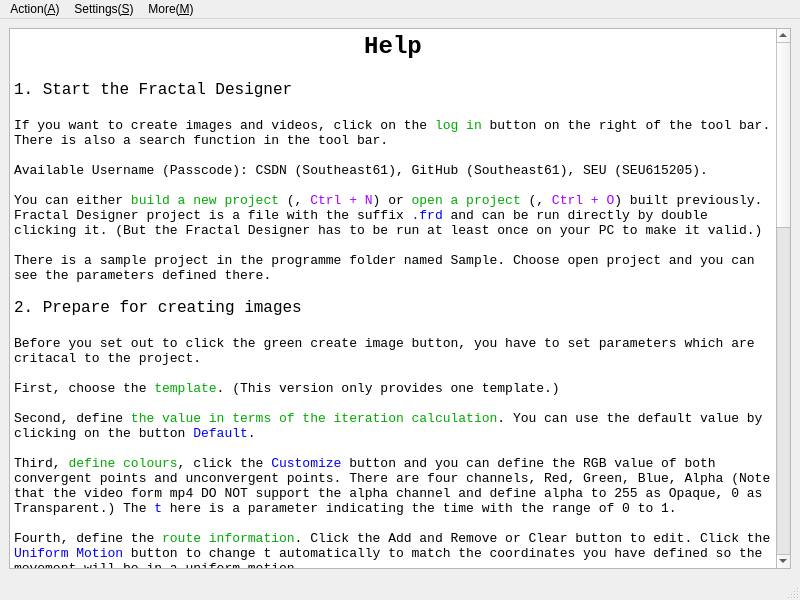
 <widget class="QMainWindow" name="Help">
  <property name="geometry">
   <rect>
    <x>0</x>
    <y>0</y>
    <width>800</width>
    <height>600</height>
   </rect>
  </property>
  <property name="windowTitle">
   <string>Help</string>
  </property>
  <property name="windowIcon">
   <iconset resource="Icon_resources.qrc">
    <normaloff>:/icon/Menu Icon/Help.svg</normaloff>:/icon/Menu Icon/Help.svg</iconset>
  </property>
  <property name="locale">
   <locale language="English" country="Zimbabwe"/>
  </property>
  <widget class="QWidget" name="centralwidget">
   <layout class="QGridLayout" name="gridLayout">
    <item row="0" column="0">
     <widget class="QTextEdit" name="textEdit">
      <property name="font">
       <font>
        <family>Consolas</family>
        <pointsize>12</pointsize>
       </font>
      </property>
      <property name="focusPolicy">
       <enum>Qt::NoFocus</enum>
      </property>
      <property name="html">
       <string>&lt;!DOCTYPE HTML PUBLIC &quot;-//W3C//DTD HTML 4.0//EN&quot; &quot;http://www.w3.org/TR/REC-html40/strict.dtd&quot;&gt;
&lt;html&gt;&lt;head&gt;&lt;meta name=&quot;qrichtext&quot; content=&quot;1&quot; /&gt;&lt;style type=&quot;text/css&quot;&gt;
p, li { white-space: pre-wrap; }
&lt;/style&gt;&lt;/head&gt;&lt;body style=&quot; font-family:'Consolas'; font-size:12pt; font-weight:400; font-style:normal;&quot;&gt;
&lt;p align=&quot;center&quot; style=&quot; margin-top:0px; margin-bottom:0px; margin-left:0px; margin-right:0px; -qt-block-indent:0; text-indent:0px;&quot;&gt;&lt;span style=&quot; font-size:18pt; font-weight:600;&quot;&gt;Help&lt;/span&gt;&lt;/p&gt;
&lt;p align=&quot;center&quot; style=&quot;-qt-paragraph-type:empty; margin-top:0px; margin-bottom:0px; margin-left:0px; margin-right:0px; -qt-block-indent:0; text-indent:0px;&quot;&gt;&lt;br /&gt;&lt;/p&gt;
&lt;p style=&quot; margin-top:0px; margin-bottom:0px; margin-left:0px; margin-right:0px; -qt-block-indent:0; text-indent:0px;&quot;&gt;1. Start the Fractal Designer&lt;/p&gt;
&lt;p style=&quot;-qt-paragraph-type:empty; margin-top:0px; margin-bottom:0px; margin-left:0px; margin-right:0px; -qt-block-indent:0; text-indent:0px;&quot;&gt;&lt;br /&gt;&lt;/p&gt;
&lt;p style=&quot; margin-top:0px; margin-bottom:0px; margin-left:0px; margin-right:0px; -qt-block-indent:0; text-indent:0px;&quot;&gt;&lt;span style=&quot; font-size:10pt;&quot;&gt;If you want to create images and videos, click on the &lt;/span&gt;&lt;span style=&quot; font-size:10pt; color:#00aa00;&quot;&gt;log in&lt;/span&gt;&lt;span style=&quot; font-size:10pt;&quot;&gt; button on the right of the tool bar. There is also a search function in the tool bar.&lt;/span&gt;&lt;/p&gt;
&lt;p style=&quot;-qt-paragraph-type:empty; margin-top:0px; margin-bottom:0px; margin-left:0px; margin-right:0px; -qt-block-indent:0; text-indent:0px; font-size:10pt;&quot;&gt;&lt;br /&gt;&lt;/p&gt;
&lt;p style=&quot; margin-top:0px; margin-bottom:0px; margin-left:0px; margin-right:0px; -qt-block-indent:0; text-indent:0px;&quot;&gt;&lt;span style=&quot; font-size:10pt;&quot;&gt;Available Username (Passcode): CSDN (Southeast61), GitHub (Southeast61), SEU (SEU615205).&lt;/span&gt;&lt;/p&gt;
&lt;p style=&quot;-qt-paragraph-type:empty; margin-top:0px; margin-bottom:0px; margin-left:0px; margin-right:0px; -qt-block-indent:0; text-indent:0px; font-size:10pt;&quot;&gt;&lt;br /&gt;&lt;/p&gt;
&lt;p style=&quot; margin-top:0px; margin-bottom:0px; margin-left:0px; margin-right:0px; -qt-block-indent:0; text-indent:0px;&quot;&gt;&lt;span style=&quot; font-size:10pt;&quot;&gt;You can either &lt;/span&gt;&lt;span style=&quot; font-size:10pt; color:#00aa00;&quot;&gt;build a new project&lt;/span&gt;&lt;span style=&quot; font-size:10pt;&quot;&gt; (&lt;/span&gt;&lt;img src=&quot;:/icon/Menu Icon/New.svg&quot; /&gt;&lt;span style=&quot; font-size:10pt;&quot;&gt;, &lt;/span&gt;&lt;span style=&quot; font-size:10pt; color:#aa00ff;&quot;&gt;Ctrl + N&lt;/span&gt;&lt;span style=&quot; font-size:10pt;&quot;&gt;) or &lt;/span&gt;&lt;span style=&quot; font-size:10pt; color:#00aa00;&quot;&gt;open a project&lt;/span&gt;&lt;span style=&quot; font-size:10pt;&quot;&gt; (&lt;/span&gt;&lt;img src=&quot;:/icon/Menu Icon/Open.svg&quot; /&gt;&lt;span style=&quot; font-size:10pt;&quot;&gt;, &lt;/span&gt;&lt;span style=&quot; font-size:10pt; color:#aa00ff;&quot;&gt;Ctrl + O&lt;/span&gt;&lt;span style=&quot; font-size:10pt;&quot;&gt;) built previously. Fractal Designer project is a file with the suffix &lt;/span&gt;&lt;span style=&quot; font-size:10pt; color:#0000ff;&quot;&gt;.frd&lt;/span&gt;&lt;span style=&quot; font-size:10pt;&quot;&gt; and can be run directly by double clicking it. (But the Fractal Designer has to be run at least once on your PC to make it valid.)&lt;/span&gt;&lt;/p&gt;
&lt;p style=&quot;-qt-paragraph-type:empty; margin-top:0px; margin-bottom:0px; margin-left:0px; margin-right:0px; -qt-block-indent:0; text-indent:0px; font-size:10pt;&quot;&gt;&lt;br /&gt;&lt;/p&gt;
&lt;p style=&quot; margin-top:0px; margin-bottom:0px; margin-left:0px; margin-right:0px; -qt-block-indent:0; text-indent:0px;&quot;&gt;&lt;span style=&quot; font-size:10pt;&quot;&gt;There is a sample project in the programme folder named Sample. Choose open project and you can see the parameters defined there.&lt;/span&gt;&lt;/p&gt;
&lt;p style=&quot;-qt-paragraph-type:empty; margin-top:0px; margin-bottom:0px; margin-left:0px; margin-right:0px; -qt-block-indent:0; text-indent:0px; font-size:10pt;&quot;&gt;&lt;br /&gt;&lt;/p&gt;
&lt;p style=&quot; margin-top:0px; margin-bottom:0px; margin-left:0px; margin-right:0px; -qt-block-indent:0; text-indent:0px;&quot;&gt;2. Prepare for creating images&lt;/p&gt;
&lt;p style=&quot;-qt-paragraph-type:empty; margin-top:0px; margin-bottom:0px; margin-left:0px; margin-right:0px; -qt-block-indent:0; text-indent:0px;&quot;&gt;&lt;br /&gt;&lt;/p&gt;
&lt;p style=&quot; margin-top:0px; margin-bottom:0px; margin-left:0px; margin-right:0px; -qt-block-indent:0; text-indent:0px;&quot;&gt;&lt;span style=&quot; font-size:10pt;&quot;&gt;Before you set out to click the green create image button, you have to set parameters which are critacal to the project.&lt;/span&gt;&lt;/p&gt;
&lt;p style=&quot;-qt-paragraph-type:empty; margin-top:0px; margin-bottom:0px; margin-left:0px; margin-right:0px; -qt-block-indent:0; text-indent:0px; font-size:10pt;&quot;&gt;&lt;br /&gt;&lt;/p&gt;
&lt;p style=&quot; margin-top:0px; margin-bottom:0px; margin-left:0px; margin-right:0px; -qt-block-indent:0; text-indent:0px;&quot;&gt;&lt;span style=&quot; font-size:10pt;&quot;&gt;First, choose the &lt;/span&gt;&lt;span style=&quot; font-size:10pt; color:#00aa00;&quot;&gt;template&lt;/span&gt;&lt;span style=&quot; font-size:10pt;&quot;&gt;. (This version only provides one template.)&lt;/span&gt;&lt;/p&gt;
&lt;p style=&quot;-qt-paragraph-type:empty; margin-top:0px; margin-bottom:0px; margin-left:0px; margin-right:0px; -qt-block-indent:0; text-indent:0px; font-size:10pt;&quot;&gt;&lt;br /&gt;&lt;/p&gt;
&lt;p style=&quot; margin-top:0px; margin-bottom:0px; margin-left:0px; margin-right:0px; -qt-block-indent:0; text-indent:0px;&quot;&gt;&lt;span style=&quot; font-size:10pt;&quot;&gt;Second, define &lt;/span&gt;&lt;span style=&quot; font-size:10pt; color:#00aa00;&quot;&gt;the value in terms of the iteration calculation&lt;/span&gt;&lt;span style=&quot; font-size:10pt;&quot;&gt;. You can use the default value by clicking on the button &lt;/span&gt;&lt;span style=&quot; font-size:10pt; color:#0000ff;&quot;&gt;Default&lt;/span&gt;&lt;span style=&quot; font-size:10pt;&quot;&gt;.&lt;/span&gt;&lt;/p&gt;
&lt;p style=&quot;-qt-paragraph-type:empty; margin-top:0px; margin-bottom:0px; margin-left:0px; margin-right:0px; -qt-block-indent:0; text-indent:0px; font-size:10pt;&quot;&gt;&lt;br /&gt;&lt;/p&gt;
&lt;p style=&quot; margin-top:0px; margin-bottom:0px; margin-left:0px; margin-right:0px; -qt-block-indent:0; text-indent:0px;&quot;&gt;&lt;span style=&quot; font-size:10pt;&quot;&gt;Third, &lt;/span&gt;&lt;span style=&quot; font-size:10pt; color:#00aa00;&quot;&gt;define colours&lt;/span&gt;&lt;span style=&quot; font-size:10pt;&quot;&gt;, click the &lt;/span&gt;&lt;span style=&quot; font-size:10pt; color:#0000ff;&quot;&gt;Customize&lt;/span&gt;&lt;span style=&quot; font-size:10pt;&quot;&gt; button and you can define the RGB value of both convergent points and unconvergent points. There are four channels, Red, Green, Blue, Alpha (Note that the video form mp4 DO NOT support the alpha channel and define alpha to 255 as Opaque, 0 as Transparent.) The &lt;/span&gt;&lt;span style=&quot; font-size:10pt; color:#0000ff;&quot;&gt;t&lt;/span&gt;&lt;span style=&quot; font-size:10pt;&quot;&gt; here is a parameter indicating the time with the range of 0 to 1.&lt;/span&gt;&lt;/p&gt;
&lt;p style=&quot;-qt-paragraph-type:empty; margin-top:0px; margin-bottom:0px; margin-left:0px; margin-right:0px; -qt-block-indent:0; text-indent:0px; font-size:10pt;&quot;&gt;&lt;br /&gt;&lt;/p&gt;
&lt;p style=&quot; margin-top:0px; margin-bottom:0px; margin-left:0px; margin-right:0px; -qt-block-indent:0; text-indent:0px;&quot;&gt;&lt;span style=&quot; font-size:10pt;&quot;&gt;Fourth, define the &lt;/span&gt;&lt;span style=&quot; font-size:10pt; color:#00aa00;&quot;&gt;route information&lt;/span&gt;&lt;span style=&quot; font-size:10pt;&quot;&gt;. Click the Add and Remove or Clear button to edit. Click the &lt;/span&gt;&lt;span style=&quot; font-size:10pt; color:#0000ff;&quot;&gt;Uniform Motion&lt;/span&gt;&lt;span style=&quot; font-size:10pt;&quot;&gt; button to change t automatically to match the coordinates you have defined so the movement will be in a uniform motion.&lt;/span&gt;&lt;/p&gt;
&lt;p style=&quot; margin-top:0px; margin-bottom:0px; margin-left:0px; margin-right:0px; -qt-block-indent:0; text-indent:0px;&quot;&gt;&lt;span style=&quot; font-size:10pt; font-weight:600;&quot;&gt;t&lt;/span&gt;&lt;span style=&quot; font-size:10pt;&quot;&gt;      time (0 to 1)&lt;/span&gt;&lt;/p&gt;
&lt;p style=&quot; margin-top:0px; margin-bottom:0px; margin-left:0px; margin-right:0px; -qt-block-indent:0; text-indent:0px;&quot;&gt;&lt;span style=&quot; font-size:10pt; font-weight:600;&quot;&gt;x&lt;/span&gt;&lt;span style=&quot; font-size:10pt;&quot;&gt;      centre coordinate X&lt;/span&gt;&lt;/p&gt;
&lt;p style=&quot; margin-top:0px; margin-bottom:0px; margin-left:0px; margin-right:0px; -qt-block-indent:0; text-indent:0px;&quot;&gt;&lt;span style=&quot; font-size:10pt; font-weight:600;&quot;&gt;y&lt;/span&gt;&lt;span style=&quot; font-size:10pt;&quot;&gt;      centre coordinate Y&lt;/span&gt;&lt;/p&gt;
&lt;p style=&quot; margin-top:0px; margin-bottom:0px; margin-left:0px; margin-right:0px; -qt-block-indent:0; text-indent:0px;&quot;&gt;&lt;span style=&quot; font-size:10pt; font-weight:600;&quot;&gt;angle&lt;/span&gt;&lt;span style=&quot; font-size:10pt;&quot;&gt;  the rotating angle (The positive direction is counterclockwise.)&lt;/span&gt;&lt;/p&gt;
&lt;p style=&quot; margin-top:0px; margin-bottom:0px; margin-left:0px; margin-right:0px; -qt-block-indent:0; text-indent:0px;&quot;&gt;&lt;span style=&quot; font-size:10pt; font-weight:600;&quot;&gt;width&lt;/span&gt;&lt;span style=&quot; font-size:10pt;&quot;&gt;  the width of the image&lt;/span&gt;&lt;/p&gt;
&lt;p style=&quot; margin-top:0px; margin-bottom:0px; margin-left:0px; margin-right:0px; -qt-block-indent:0; text-indent:0px;&quot;&gt;&lt;span style=&quot; font-size:10pt; font-weight:600;&quot;&gt;v rate&lt;/span&gt;&lt;span style=&quot; font-size:10pt;&quot;&gt; a value indicating the change of speed. (Normally, it is between -1 to 1. A positive value means slow to fast and vice versa.)&lt;/span&gt;&lt;/p&gt;
&lt;p style=&quot;-qt-paragraph-type:empty; margin-top:0px; margin-bottom:0px; margin-left:0px; margin-right:0px; -qt-block-indent:0; text-indent:0px; font-size:10pt;&quot;&gt;&lt;br /&gt;&lt;/p&gt;
&lt;p style=&quot; margin-top:0px; margin-bottom:0px; margin-left:0px; margin-right:0px; -qt-block-indent:0; text-indent:0px;&quot;&gt;&lt;span style=&quot; font-size:10pt;&quot;&gt;Tips:&lt;/span&gt;&lt;/p&gt;
&lt;p style=&quot; margin-top:0px; margin-bottom:0px; margin-left:0px; margin-right:0px; -qt-block-indent:0; text-indent:0px;&quot;&gt;&lt;span style=&quot; font-size:10pt;&quot;&gt;1. The invalid setting of t or width will be marked in the colour red.&lt;/span&gt;&lt;/p&gt;
&lt;p style=&quot; margin-top:0px; margin-bottom:0px; margin-left:0px; margin-right:0px; -qt-block-indent:0; text-indent:0px;&quot;&gt;&lt;span style=&quot; font-size:10pt;&quot;&gt;2. Remove button will only remove the last row.&lt;/span&gt;&lt;/p&gt;
&lt;p style=&quot; margin-top:0px; margin-bottom:0px; margin-left:0px; margin-right:0px; -qt-block-indent:0; text-indent:0px;&quot;&gt;&lt;span style=&quot; font-size:10pt;&quot;&gt;3. You can click on the table header to sort the table content.&lt;/span&gt;&lt;/p&gt;
&lt;p style=&quot; margin-top:0px; margin-bottom:0px; margin-left:0px; margin-right:0px; -qt-block-indent:0; text-indent:0px;&quot;&gt;&lt;span style=&quot; font-size:10pt;&quot;&gt;4. Use the sorting function well so you can add and remove rows easily.&lt;/span&gt;&lt;/p&gt;
&lt;p style=&quot; margin-top:0px; margin-bottom:0px; margin-left:0px; margin-right:0px; -qt-block-indent:0; text-indent:0px;&quot;&gt;&lt;span style=&quot; font-size:10pt;&quot;&gt;5. You can use the &lt;/span&gt;&lt;span style=&quot; font-size:10pt; color:#0000ff;&quot;&gt;Route Tool&lt;/span&gt;&lt;span style=&quot; font-size:10pt;&quot;&gt; (&lt;/span&gt;&lt;img src=&quot;:/Menu Icon/Route_Tool.svg&quot; /&gt;&lt;span style=&quot; font-size:10pt;&quot;&gt;, &lt;/span&gt;&lt;span style=&quot; font-size:10pt; color:#aa00ff;&quot;&gt;Ctrl + T&lt;/span&gt;&lt;span style=&quot; font-size:10pt;&quot;&gt;) which has the icon of a hammer to assist you. You can drag the image to move, and use the wheel to change the size of the image (the centre point remains the same and this needs additional click of the &lt;/span&gt;&lt;span style=&quot; font-size:10pt; color:#0000ff;&quot;&gt;View&lt;/span&gt;&lt;span style=&quot; font-size:10pt;&quot;&gt; button). Double click to set this point as the the centre point (this needs additional click of the &lt;/span&gt;&lt;span style=&quot; font-size:10pt; color:#0000ff;&quot;&gt;View&lt;/span&gt;&lt;span style=&quot; font-size:10pt;&quot;&gt; button).&lt;/span&gt;&lt;/p&gt;
&lt;p style=&quot;-qt-paragraph-type:empty; margin-top:0px; margin-bottom:0px; margin-left:0px; margin-right:0px; -qt-block-indent:0; text-indent:0px; font-size:10pt;&quot;&gt;&lt;br /&gt;&lt;/p&gt;
&lt;p style=&quot; margin-top:0px; margin-bottom:0px; margin-left:0px; margin-right:0px; -qt-block-indent:0; text-indent:0px;&quot;&gt;&lt;span style=&quot; font-size:10pt;&quot;&gt;Please note that in this version (v 5.1), the v rate only supports angle.&lt;/span&gt;&lt;/p&gt;
&lt;p style=&quot;-qt-paragraph-type:empty; margin-top:0px; margin-bottom:0px; margin-left:0px; margin-right:0px; -qt-block-indent:0; text-indent:0px; font-size:10pt;&quot;&gt;&lt;br /&gt;&lt;/p&gt;
&lt;p style=&quot; margin-top:0px; margin-bottom:0px; margin-left:0px; margin-right:0px; -qt-block-indent:0; text-indent:0px;&quot;&gt;&lt;span style=&quot; font-size:10pt;&quot;&gt;Fifth, define &lt;/span&gt;&lt;span style=&quot; font-size:10pt; color:#00aa00;&quot;&gt;other information&lt;/span&gt;&lt;span style=&quot; font-size:10pt;&quot;&gt; related to the project.&lt;/span&gt;&lt;/p&gt;
&lt;p style=&quot;-qt-paragraph-type:empty; margin-top:0px; margin-bottom:0px; margin-left:0px; margin-right:0px; -qt-block-indent:0; text-indent:0px; font-size:10pt;&quot;&gt;&lt;br /&gt;&lt;/p&gt;
&lt;p style=&quot; margin-top:0px; margin-bottom:0px; margin-left:0px; margin-right:0px; -qt-block-indent:0; text-indent:0px;&quot;&gt;&lt;span style=&quot; font-size:10pt;&quot;&gt;Remember to save (&lt;/span&gt;&lt;span style=&quot; font-size:10pt; color:#aa00ff;&quot;&gt;Ctrl + S&lt;/span&gt;&lt;span style=&quot; font-size:10pt;&quot;&gt;) the information you have defined.&lt;/span&gt;&lt;/p&gt;
&lt;p style=&quot;-qt-paragraph-type:empty; margin-top:0px; margin-bottom:0px; margin-left:0px; margin-right:0px; -qt-block-indent:0; text-indent:0px; font-size:10pt;&quot;&gt;&lt;br /&gt;&lt;/p&gt;
&lt;p style=&quot; margin-top:0px; margin-bottom:0px; margin-left:0px; margin-right:0px; -qt-block-indent:0; text-indent:0px;&quot;&gt;&lt;span style=&quot; font-size:10pt;&quot;&gt;Having done that, you can refresh (&lt;/span&gt;&lt;img src=&quot;:/Menu Icon/Refresh.svg&quot; /&gt;&lt;span style=&quot; font-size:10pt;&quot;&gt;, &lt;/span&gt;&lt;span style=&quot; font-size:10pt; color:#aa00ff;&quot;&gt;Ctrl + F5&lt;/span&gt;&lt;span style=&quot; font-size:10pt;&quot;&gt;) to preview your work. Dragging the slider, you can view colours at different t value. You can also set &lt;/span&gt;&lt;span style=&quot; font-size:10pt; color:#0000ff;&quot;&gt;Auto Refresh&lt;/span&gt;&lt;span style=&quot; font-size:10pt;&quot;&gt; in the Menu Image which enables the automatic refresh after t changes.&lt;/span&gt;&lt;/p&gt;
&lt;p style=&quot;-qt-paragraph-type:empty; margin-top:0px; margin-bottom:0px; margin-left:0px; margin-right:0px; -qt-block-indent:0; text-indent:0px; font-size:10pt;&quot;&gt;&lt;br /&gt;&lt;/p&gt;
&lt;p style=&quot; margin-top:0px; margin-bottom:0px; margin-left:0px; margin-right:0px; -qt-block-indent:0; text-indent:0px;&quot;&gt;3. Create images&lt;/p&gt;
&lt;p style=&quot;-qt-paragraph-type:empty; margin-top:0px; margin-bottom:0px; margin-left:0px; margin-right:0px; -qt-block-indent:0; text-indent:0px;&quot;&gt;&lt;br /&gt;&lt;/p&gt;
&lt;p style=&quot; margin-top:0px; margin-bottom:0px; margin-left:0px; margin-right:0px; -qt-block-indent:0; text-indent:0px;&quot;&gt;&lt;span style=&quot; font-size:10pt;&quot;&gt;Before creating images, you have to save the project first.&lt;/span&gt;&lt;/p&gt;
&lt;p style=&quot; margin-top:0px; margin-bottom:0px; margin-left:0px; margin-right:0px; -qt-block-indent:0; text-indent:0px;&quot;&gt;&lt;span style=&quot; font-size:10pt;&quot;&gt;Click on the green triangle (&lt;/span&gt;&lt;img src=&quot;:/icon/Menu Icon/Create Image.svg&quot; /&gt;&lt;span style=&quot; font-size:10pt;&quot;&gt;,&lt;/span&gt; &lt;span style=&quot; font-size:10pt; color:#aa00ff;&quot;&gt;Ctrl + B&lt;/span&gt;&lt;span style=&quot; font-size:10pt;&quot;&gt;), start &lt;/span&gt;&lt;span style=&quot; font-size:10pt; color:#00aa00;&quot;&gt;creating images&lt;/span&gt;&lt;span style=&quot; font-size:10pt;&quot;&gt;.&lt;/span&gt;&lt;/p&gt;
&lt;p style=&quot;-qt-paragraph-type:empty; margin-top:0px; margin-bottom:0px; margin-left:0px; margin-right:0px; -qt-block-indent:0; text-indent:0px; font-size:10pt;&quot;&gt;&lt;br /&gt;&lt;/p&gt;
&lt;p style=&quot; margin-top:0px; margin-bottom:0px; margin-left:0px; margin-right:0px; -qt-block-indent:0; text-indent:0px;&quot;&gt;&lt;span style=&quot; font-size:10pt;&quot;&gt;The red Stop button (&lt;/span&gt;&lt;img src=&quot;:/icon/Menu Icon/Stop.svg&quot; /&gt;&lt;span style=&quot; font-size:10pt;&quot;&gt;, &lt;/span&gt;&lt;span style=&quot; font-size:10pt; color:#aa00ff;&quot;&gt;Ctrl + .&lt;/span&gt;&lt;span style=&quot; font-size:10pt;&quot;&gt;) can stop the creating thread immediately. The thread can not be resumed, but you can use &lt;/span&gt;&lt;span style=&quot; font-size:10pt; color:#00aa00;&quot;&gt;Creating Images in Range&lt;/span&gt;&lt;span style=&quot; font-size:10pt;&quot;&gt; (&lt;/span&gt;&lt;img src=&quot;:/icon/Menu Icon/Create Images in Range.svg&quot; /&gt;&lt;span style=&quot; font-size:10pt;&quot;&gt;, &lt;/span&gt;&lt;span style=&quot; font-size:10pt; color:#aa00ff;&quot;&gt;Ctrl + Shift + B&lt;/span&gt;&lt;span style=&quot; font-size:10pt;&quot;&gt;) to specify the range of images.&lt;/span&gt;&lt;/p&gt;
&lt;p style=&quot;-qt-paragraph-type:empty; margin-top:0px; margin-bottom:0px; margin-left:0px; margin-right:0px; -qt-block-indent:0; text-indent:0px; font-size:10pt;&quot;&gt;&lt;br /&gt;&lt;/p&gt;
&lt;p style=&quot; margin-top:0px; margin-bottom:0px; margin-left:0px; margin-right:0px; -qt-block-indent:0; text-indent:0px;&quot;&gt;&lt;span style=&quot; font-size:10pt;&quot;&gt;This process can be time-consuming.&lt;/span&gt;&lt;/p&gt;
&lt;p style=&quot;-qt-paragraph-type:empty; margin-top:0px; margin-bottom:0px; margin-left:0px; margin-right:0px; -qt-block-indent:0; text-indent:0px; font-size:10pt;&quot;&gt;&lt;br /&gt;&lt;/p&gt;
&lt;p style=&quot; margin-top:0px; margin-bottom:0px; margin-left:0px; margin-right:0px; -qt-block-indent:0; text-indent:0px;&quot;&gt;4. Create video&lt;/p&gt;
&lt;p style=&quot;-qt-paragraph-type:empty; margin-top:0px; margin-bottom:0px; margin-left:0px; margin-right:0px; -qt-block-indent:0; text-indent:0px;&quot;&gt;&lt;br /&gt;&lt;/p&gt;
&lt;p style=&quot; margin-top:0px; margin-bottom:0px; margin-left:0px; margin-right:0px; -qt-block-indent:0; text-indent:0px;&quot;&gt;&lt;span style=&quot; font-size:10pt;&quot;&gt;Creating Video is based on FFmpeg. If you have not installed FFmpeg, find the &lt;/span&gt;&lt;span style=&quot; font-size:10pt; color:#0000ff;&quot;&gt;FFmpeg&lt;/span&gt;&lt;span style=&quot; font-size:10pt;&quot;&gt; option in Menu Video of the main window.&lt;/span&gt;&lt;/p&gt;
&lt;p style=&quot;-qt-paragraph-type:empty; margin-top:0px; margin-bottom:0px; margin-left:0px; margin-right:0px; -qt-block-indent:0; text-indent:0px; font-size:10pt;&quot;&gt;&lt;br /&gt;&lt;/p&gt;
&lt;p style=&quot; margin-top:0px; margin-bottom:0px; margin-left:0px; margin-right:0px; -qt-block-indent:0; text-indent:0px;&quot;&gt;&lt;span style=&quot; font-size:10pt;&quot;&gt;Define the video file name and the path. Click on the blue triangle (&lt;/span&gt;&lt;img src=&quot;:/icon/Menu Icon/Create Video.svg&quot; /&gt;&lt;span style=&quot; font-size:10pt;&quot;&gt;, &lt;/span&gt;&lt;span style=&quot; font-size:10pt; color:#aa00ff;&quot;&gt;Ctrl + B&lt;/span&gt;&lt;span style=&quot; font-size:10pt;&quot;&gt;), and if it works well, it will be finished within 3 minutes and possibly several seconds. But do be patient as the main window can not be clicked during creating the video.&lt;/span&gt;&lt;/p&gt;
&lt;p style=&quot; margin-top:0px; margin-bottom:0px; margin-left:0px; margin-right:0px; -qt-block-indent:0; text-indent:0px;&quot;&gt;&lt;span style=&quot; font-size:10pt;&quot;&gt;Sometimes the failure of creating video is due to the execution policy of PowerShell on your PC, you can run the PowerShell file &lt;/span&gt;&lt;span style=&quot; font-size:10pt; color:#0000ff;&quot;&gt;Create_Video.ps1&lt;/span&gt;&lt;span style=&quot; font-size:10pt;&quot;&gt; and &lt;/span&gt;&lt;span style=&quot; font-size:10pt; color:#0000ff;&quot;&gt;Add_Music.ps1 &lt;/span&gt;&lt;span style=&quot; font-size:10pt; color:#000000;&quot;&gt;which are in the video folder according to instructions given when failure occurs.&lt;/span&gt;&lt;/p&gt;
&lt;p style=&quot;-qt-paragraph-type:empty; margin-top:0px; margin-bottom:0px; margin-left:0px; margin-right:0px; -qt-block-indent:0; text-indent:0px; font-size:10pt; color:#000000;&quot;&gt;&lt;br /&gt;&lt;/p&gt;
&lt;p style=&quot; margin-top:0px; margin-bottom:0px; margin-left:0px; margin-right:0px; -qt-block-indent:0; text-indent:0px;&quot;&gt;&lt;span style=&quot; font-size:10pt; color:#000000;&quot;&gt;Caution: The path you choose to create the video should avoid files like '1.mp3', '2.mp3', ... and 'BGM.mp3' as they are temporary files during creating videos.&lt;/span&gt;&lt;/p&gt;
&lt;p style=&quot;-qt-paragraph-type:empty; margin-top:0px; margin-bottom:0px; margin-left:0px; margin-right:0px; -qt-block-indent:0; text-indent:0px; font-size:10pt;&quot;&gt;&lt;br /&gt;&lt;/p&gt;
&lt;p style=&quot; margin-top:0px; margin-bottom:0px; margin-left:0px; margin-right:0px; -qt-block-indent:0; text-indent:0px;&quot;&gt;5. Other information&lt;/p&gt;
&lt;p style=&quot;-qt-paragraph-type:empty; margin-top:0px; margin-bottom:0px; margin-left:0px; margin-right:0px; -qt-block-indent:0; text-indent:0px;&quot;&gt;&lt;br /&gt;&lt;/p&gt;
&lt;p style=&quot; margin-top:0px; margin-bottom:0px; margin-left:0px; margin-right:0px; -qt-block-indent:0; text-indent:0px;&quot;&gt;&lt;span style=&quot; font-size:10pt;&quot;&gt;1.  Be careful with the compatibility module, and any careless actions can lead to the crash of it. It is advised not to use that.&lt;/span&gt;&lt;/p&gt;
&lt;p style=&quot; margin-top:0px; margin-bottom:0px; margin-left:0px; margin-right:0px; -qt-block-indent:0; text-indent:0px;&quot;&gt;&lt;span style=&quot; font-size:10pt;&quot;&gt;2.  To report bugs, click on the &lt;/span&gt;&lt;span style=&quot; font-size:10pt; color:#00aa00;&quot;&gt;Report Bug&lt;/span&gt;&lt;span style=&quot; font-size:10pt;&quot;&gt; option in Menu Help.&lt;/span&gt;&lt;/p&gt;
&lt;p style=&quot; margin-top:0px; margin-bottom:0px; margin-left:0px; margin-right:0px; -qt-block-indent:0; text-indent:0px;&quot;&gt;&lt;span style=&quot; font-size:10pt;&quot;&gt;3.  Choose the option &lt;/span&gt;&lt;span style=&quot; font-size:10pt; color:#0000ff;&quot;&gt;Check for updates&lt;/span&gt;&lt;span style=&quot; font-size:10pt;&quot;&gt; or follow &lt;/span&gt;&lt;span style=&quot; font-size:10pt; font-weight:600;&quot;&gt;Teddy van Jerry&lt;/span&gt;&lt;span style=&quot; font-size:10pt;&quot;&gt; in CSDN or &lt;/span&gt;&lt;span style=&quot; font-size:10pt; font-weight:600;&quot;&gt;Teddy-van-Jerry&lt;/span&gt;&lt;span style=&quot; font-size:10pt;&quot;&gt; in GitHub to check for updates.&lt;/span&gt;&lt;/p&gt;
&lt;p style=&quot; margin-top:0px; margin-bottom:0px; margin-left:0px; margin-right:0px; -qt-block-indent:0; text-indent:0px;&quot;&gt;&lt;span style=&quot; font-size:10pt;&quot;&gt;4.  This help has the shortcut &lt;/span&gt;&lt;span style=&quot; font-size:10pt; color:#aa00ff;&quot;&gt;Ctrl + H&lt;/span&gt;&lt;span style=&quot; font-size:10pt;&quot;&gt;, to view the Chinese version, you can use &lt;/span&gt;&lt;span style=&quot; font-size:10pt; color:#aa00ff;&quot;&gt;Ctrl + Shift + H&lt;/span&gt;&lt;span style=&quot; font-size:10pt;&quot;&gt;.&lt;/span&gt;&lt;/p&gt;
&lt;p style=&quot; margin-top:0px; margin-bottom:0px; margin-left:0px; margin-right:0px; -qt-block-indent:0; text-indent:0px;&quot;&gt;&lt;span style=&quot; font-size:10pt;&quot;&gt;5.  Fractal Designer provides online video samples in the Menu Help.&lt;/span&gt;&lt;/p&gt;
&lt;p style=&quot; margin-top:0px; margin-bottom:0px; margin-left:0px; margin-right:0px; -qt-block-indent:0; text-indent:0px;&quot;&gt;&lt;span style=&quot; font-size:10pt;&quot;&gt;6.  New Features is also available to be checked in the Menu More of the Help window.&lt;/span&gt;&lt;/p&gt;
&lt;p style=&quot; margin-top:0px; margin-bottom:0px; margin-left:0px; margin-right:0px; -qt-block-indent:0; text-indent:0px;&quot;&gt;&lt;span style=&quot; font-size:10pt;&quot;&gt;7.  Use the &lt;/span&gt;&lt;span style=&quot; font-size:10pt; color:#00aa00;&quot;&gt;searching&lt;/span&gt;&lt;span style=&quot; font-size:10pt;&quot;&gt; function well and it supports Chinese searching.&lt;/span&gt;&lt;/p&gt;
&lt;p style=&quot; margin-top:0px; margin-bottom:0px; margin-left:0px; margin-right:0px; -qt-block-indent:0; text-indent:0px;&quot;&gt;&lt;span style=&quot; font-size:10pt;&quot;&gt;8.  All the editings can call the Undo (&lt;/span&gt;&lt;img src=&quot;:/icon/Menu Icon/Undo.svg&quot; /&gt;&lt;span style=&quot; font-size:10pt;&quot;&gt;, &lt;/span&gt;&lt;span style=&quot; font-size:10pt; color:#aa00ff;&quot;&gt;Ctrl + X&lt;/span&gt;&lt;span style=&quot; font-size:10pt;&quot;&gt;) and Redo (&lt;/span&gt;&lt;img src=&quot;:/icon/Menu Icon/Redo.svg&quot; /&gt;&lt;span style=&quot; font-size:10pt;&quot;&gt;, &lt;/span&gt;&lt;span style=&quot; font-size:10pt; color:#aa00ff;&quot;&gt;Ctrl + Y&lt;/span&gt;&lt;span style=&quot; font-size:10pt;&quot;&gt;) and supports momories up to 50 actions. (except the Compatibility Module.)&lt;/span&gt;&lt;/p&gt;
&lt;p style=&quot; margin-top:0px; margin-bottom:0px; margin-left:0px; margin-right:0px; -qt-block-indent:0; text-indent:0px;&quot;&gt;&lt;span style=&quot; font-size:10pt;&quot;&gt;9.  Check Images (&lt;/span&gt;&lt;img src=&quot;:/icon/Menu Icon/Check Images.svg&quot; /&gt;&lt;span style=&quot; font-size:10pt;&quot;&gt;) can check if there are missed images and you can choose to recreate those.&lt;/span&gt;&lt;/p&gt;
&lt;p style=&quot; margin-top:0px; margin-bottom:0px; margin-left:0px; margin-right:0px; -qt-block-indent:0; text-indent:0px;&quot;&gt;&lt;span style=&quot; font-size:10pt;&quot;&gt;10. Delete Images (&lt;/span&gt;&lt;img src=&quot;:/icon/Menu Icon/DeleteImage.svg&quot; /&gt;&lt;span style=&quot; font-size:10pt;&quot;&gt;) can delete images already created.&lt;/span&gt;&lt;/p&gt;
&lt;p style=&quot; margin-top:0px; margin-bottom:0px; margin-left:0px; margin-right:0px; -qt-block-indent:0; text-indent:0px;&quot;&gt;&lt;span style=&quot; font-size:10pt;&quot;&gt;11. Be careful that finishing editing a line or a combo box (i.e. the focus is removed) can the information be recognized or saved.&lt;/span&gt;&lt;/p&gt;
&lt;p style=&quot; margin-top:0px; margin-bottom:0px; margin-left:0px; margin-right:0px; -qt-block-indent:0; text-indent:0px;&quot;&gt;&lt;span style=&quot; font-size:10pt;&quot;&gt;12. To close a project (&lt;/span&gt;&lt;img src=&quot;:/Menu Icon/Close.svg&quot; /&gt;&lt;span style=&quot; font-size:10pt;&quot;&gt;), &lt;/span&gt;&lt;span style=&quot; font-size:10pt; color:#aa00ff;&quot;&gt;Ctrl + W&lt;/span&gt;&lt;span style=&quot; font-size:10pt;&quot;&gt;. To exit the application (&lt;/span&gt;&lt;img src=&quot;:/icon/Menu Icon/Exit.svg&quot; /&gt;&lt;span style=&quot; font-size:10pt;&quot;&gt;), &lt;/span&gt;&lt;span style=&quot; font-size:10pt; color:#aa00ff;&quot;&gt;Crtl + E&lt;/span&gt;&lt;span style=&quot; font-size:10pt;&quot;&gt;.&lt;/span&gt;&lt;/p&gt;
&lt;p style=&quot; margin-top:0px; margin-bottom:0px; margin-left:0px; margin-right:0px; -qt-block-indent:0; text-indent:0px;&quot;&gt;&lt;span style=&quot; font-size:10pt;&quot;&gt;13. Fractal Designer 5.0 is licenced under &lt;/span&gt;&lt;span style=&quot; font-size:10pt; font-style:italic; text-decoration: underline;&quot;&gt;The MIT Licence&lt;/span&gt;&lt;span style=&quot; font-size:10pt;&quot;&gt;. © 2021 Teddy van Jerry&lt;/span&gt;&lt;/p&gt;
&lt;p style=&quot; margin-top:0px; margin-bottom:0px; margin-left:0px; margin-right:0px; -qt-block-indent:0; text-indent:0px;&quot;&gt;  &lt;/p&gt;
&lt;p align=&quot;right&quot; style=&quot; margin-top:0px; margin-bottom:0px; margin-left:0px; margin-right:0px; -qt-block-indent:0; text-indent:0px;&quot;&gt;&lt;span style=&quot; font-size:10pt; color:#828282;&quot;&gt;Fractal Designer - Version 5.1.8 - 2021/03/13&lt;/span&gt;&lt;/p&gt;&lt;/body&gt;&lt;/html&gt;</string>
      </property>
     </widget>
    </item>
   </layout>
  </widget>
  <widget class="QMenuBar" name="menubar">
   <property name="geometry">
    <rect>
     <x>0</x>
     <y>0</y>
     <width>800</width>
     <height>26</height>
    </rect>
   </property>
   <widget class="QMenu" name="menuSettings">
    <property name="title">
     <string>Settings(&amp;S)</string>
    </property>
   </widget>
   <widget class="QMenu" name="menuMore">
    <property name="title">
     <string>More(&amp;M)</string>
    </property>
    <addaction name="actionNew_Features"/>
   </widget>
   <widget class="QMenu" name="menuAction_A">
    <property name="title">
     <string>Action(&amp;A)</string>
    </property>
    <addaction name="actionBack_to_main_window"/>
   </widget>
   <addaction name="menuAction_A"/>
   <addaction name="menuSettings"/>
   <addaction name="menuMore"/>
  </widget>
  <widget class="QStatusBar" name="statusbar"/>
  <action name="actionBack_to_main_window">
   <property name="icon">
    <iconset resource="Icon_resources.qrc">
     <normaloff>:/Menu Icon/Previous.svg</normaloff>:/Menu Icon/Previous.svg</iconset>
   </property>
   <property name="text">
    <string>Back to main window</string>
   </property>
   <property name="shortcut">
    <string>Ctrl+W</string>
   </property>
  </action>
  <action name="actionNew_Features">
   <property name="text">
    <string>New Features</string>
   </property>
  </action>
 </widget>
